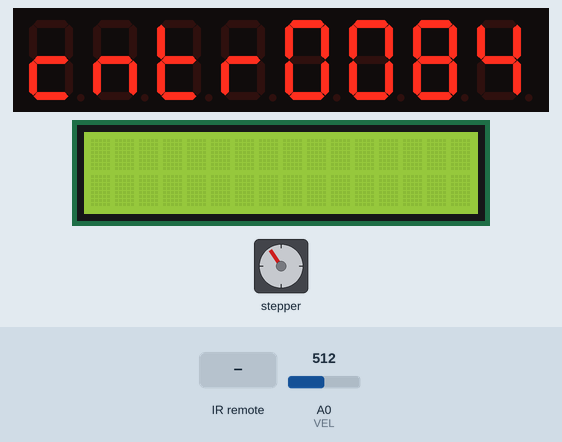
Simulated run of this sketch. Board: Arduino Uno, built with avr-gcc and run on an emulated ATmega328P. Parts: 8-digit seven-segment display, 16×2 character LCD, stepper motor. Inputs (shaded band) come from the test bench; at power-on: A0 (VEL) = 512. Stepper angles assume 160 steps per turn; what the sketch prints to the serial monitor is not drawn.

Above: at 1.2 s.
1.3 s: infrared code 0x18E7 received
At 1.74 s:
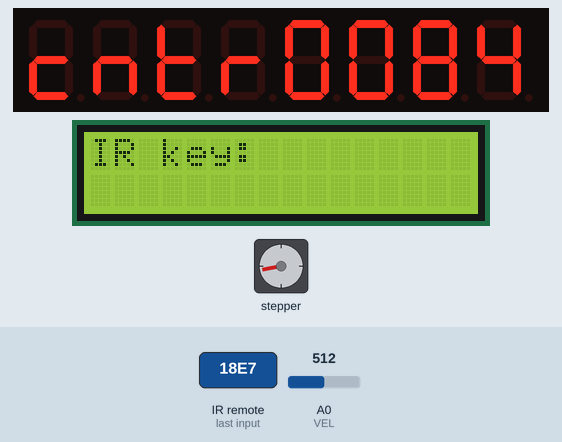
4.0 s: A0 (VEL) set to 716
At 4.2 s:
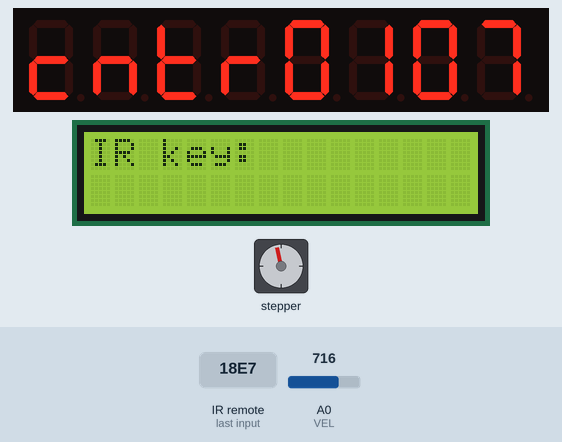
7.0 s: A0 (VEL) set to 511
At 7.37 s:
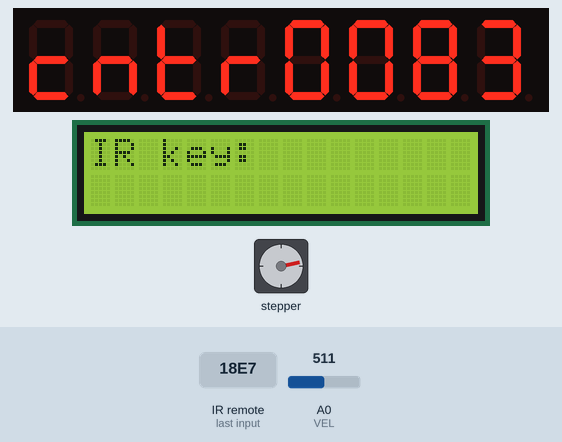
10.0 s: infrared code 0x4AB5 received
11.5 s: A0 (VEL) set to 306
At 11.71 s:
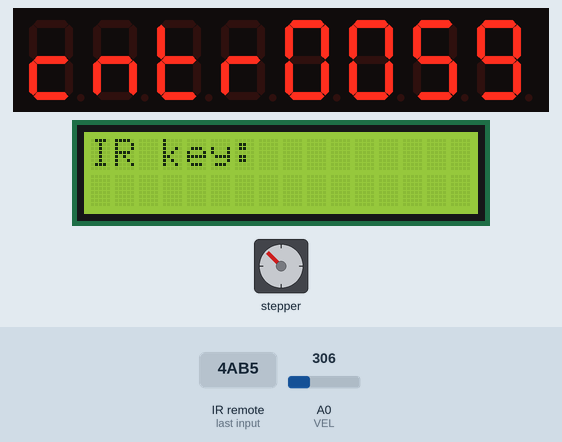
14.5 s: infrared code 0xB04F received
Timing chart, 0 to 17.0 s (numbered marks = the images above; inputs shaded):
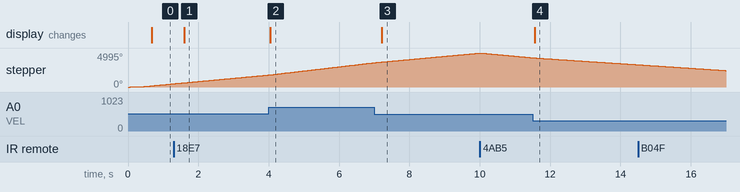

Measured:
- after the input at 1.3 s, the display: changes after 0.29 s (image 1)
- after the input at 4.0 s, the display: changes after 0.05 s (image 2)
- after the input at 7.0 s, the display: changes after 0.22 s (image 3)
- after the input at 11.5 s, the display: changes after 0.06 s (image 4)

The sketch:

potentiometer_cntr.ino
```cpp
#include <LiquidCrystal_I2C.h>
#include <TM1638.h>
#include <InvertedTM1638.h>
#include <IRremote.h>
#include <Stepper.h>

#define VEL A0
#define STEP 3
#define NO_MODULES  1
#define IR_Recv_Pin    8
#define in1Pin  12
#define in2Pin  11
#define in3Pin  10
#define in4Pin  9
#define motorStep 5
#define StepsInRound 160


decode_results results;
//Counter - переменная для хранения значения счетчика
volatile unsigned int motorSpeed;

//Временные переменные для хранения уровней сигналов энкодера
volatile unsigned char encoder_A, encoder_B, encoder_A_prev;

byte modes[NO_MODULES];

int IRKey;
int direkt;
int cntRead;
//Объекты

// define a regular module and a inverted module
TM1638 module1(4 ,5, 6);
TM1638* modules[NO_MODULES] = {
  &module1
  //, &module2
};
LiquidCrystal_I2C lcd(0x27,16,2);  // set the LCD address to 0x27 for a 16 chars and 2 line display

IRrecv irrecv(IR_Recv_Pin); // указываем вывод, к которому подключен приемник

Stepper motor(StepsInRound, in1Pin, in2Pin, in3Pin, in4Pin);

void setup() {
  Serial.begin(9600);
  pinMode(in1Pin, OUTPUT);
  pinMode(in2Pin, OUTPUT);
  pinMode(in3Pin, OUTPUT);
  pinMode(in4Pin, OUTPUT);
  pinMode(VEL, INPUT);

  motorSpeed = 25;
  for (int i = 0; i < NO_MODULES; i++) {
    modules[i]->setupDisplay(true, 7);
    modes[i] = 0;
  }
  lcd.init();
  lcd.backlight();
  irrecv.enableIRIn(); // запускаем прием
  cntRead = 100;
  direkt=motorSpeed;
}

void loop() {
  char s[8];
  motor.setSpeed(motorSpeed);
  sprintf(s, "cntr%04d", motorSpeed);
  modules[0]->setDisplayToString(s);
  if ( irrecv.decode( &results )) { // если данные пришли
    IRKey = results.value;
    Serial.println( IRKey, HEX ); // печатаем данные
    lcd.setCursor(0,0);  lcd.print("IR key:");

    sprintf(s, "  %0xh", results.value);
    //lcd.setCursor(0,1);  lcd.print(s);
    irrecv.resume(); // принимаем следующую команду
    switch(IRKey){
      case 0x18e7:
            SetMotor(motorStep);
            break;
      case 0x4ab5:
            SetMotor(-motorStep);
            break;
      case 0x6897:
            SetMotor(0);
            break;
      case 0xB04f:
            motorSpeed = 25;
            break;
      case 0x5aa5:
            motorSpeed ++;
            break;
      case 0x10EF:
            motorSpeed --;
    }
    if(motorSpeed <= 2){
        motorSpeed = 1;
    }
  }
 // if(cntRead <= 0){
    motorSpeed = analogRead(VEL);
    motorSpeed = map(motorSpeed/4,1,1023,25,500);

    cntRead = 100;
    motor.step(direkt);
    Serial.println( motorSpeed); // печатаем данные
  //}
  cntRead--;
}

 void SetMotor(int _step){
  direkt = _step;
}
```
